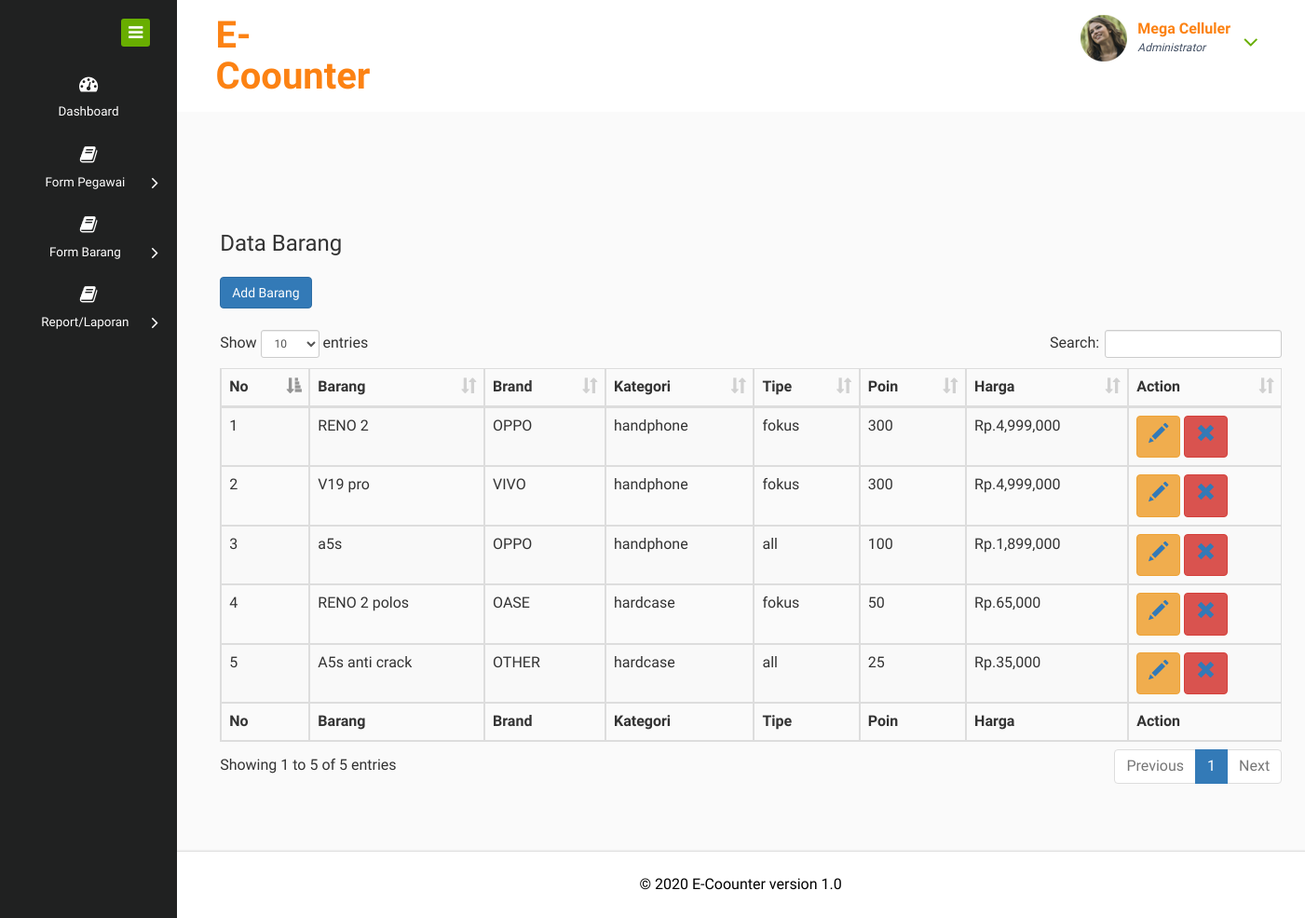
The app's page /index.php/admin/form_barang with its own data.
### tables this page shows
CREATE TABLE `barang` (
  `id_barang` int(11) NOT NULL,
  `barang` varchar(100) NOT NULL,
  `id_brand` int(11) NOT NULL,
  `id_kategori` int(11) NOT NULL,
  `harga` double NOT NULL,
  `tipe` varchar(12) NOT NULL,
  `poin` double NOT NULL
);

CREATE TABLE `brand` (
  `id_brand` int(11) NOT NULL,
  `brand` varchar(100) NOT NULL
);

CREATE TABLE `kategori` (
  `id_kategori` int(11) NOT NULL,
  `kategori` varchar(50) NOT NULL
);

### application/controllers/admin.php (called while the page is built, shortened)
<?php
class Admin extends CI_Controller {
	 function __construct(){
		$this->load->helper('url');
		$this->load->library('session');
		$this->load->model('admin_model');
	}
	public function form_barang()
		{
			$data['kategori']=$this->admin_model->get_all_kategori();
			$data['brand']=$this->admin_model->get_all_brand();
			$data['barang']=$this->admin_model->get_all_barang();
			$this->load->view('admin/barang',$data);
		}
}

### index.php (called while the page is built, shortened)
<?php
require_once BASEPATH.'core/CodeIgniter.php';

### application/models/Admin_model.php (called while the page is built, shortened)
<?php
class Admin_model extends CI_Model
{
public function get_all_kategori()
{
$this->db->from('kategori');
$query=$this->db->get();
return $query->result();
}
public function get_all_brand()
{
$this->db->from('brand');
$query=$this->db->get();
return $query->result();
}
public function get_all_barang()
{
$this->db->select('*');
$this->db->from('barang');
$this->db->join('kategori', 'kategori.id_kategori = barang.id_kategori','left');
$this->db->join('brand', 'brand.id_brand = barang.id_brand','left');
$this->db->order_by('kategori','ASC');
$query = $this->db->get();
return $query->result();
}
}

### application/views/admin/barang.php (the view, shortened to what this page needs)
<?php
	include	'head.php';
?>
	<div class="inner-block">
	<!DOCTYPE html>
<html>
    <head>
  </head>
  <body>
  <?php
  $table_11='table_id1';
  $add1='add_book1()';
  $edit_11='edit_book1';
  $delete_11='delete_book1';
  ?>
  <div class="container">
    <center>
</center>
    <h3>Data	Barang</h3>
    <br />
    <button class="btn btn-primary" onclick="<?php	echo	$add1;?>"> Add Barang</button>
    <br />
    <br />
    <table id="<?php	echo	$table_11;?>" class="table table-striped table-bordered" cellspacing="0" width="100%">
      <thead>
        <tr>
					<th>No</th>
					<th>Barang</th>
					<th>Brand</th>
					<th>Kategori</th>
					<th>Tipe</th>
					<th>Poin</th>
					<th>Harga</th>
          <th style="width:125px;">Action
          </p></th>
        </tr>
      </thead>
      <tbody>
				<?php
				$no=1;
				foreach($barang as $book){?>
				     <tr>
				         <td><?php echo $no++;?></td>
								 <td><?php echo $book->barang;?></td>
								<td><?php echo $book->brand;?></td>
								<td><?php echo $book->kategori;?></td>
								<td><?php echo $book->tipe;?></td>
									<td><?php echo $book->poin;?></td>
								<td>Rp.<?php echo number_format($book->harga);?></td>
								<td>
									<button class="btn btn-warning" onclick="<?php	echo	$edit_11;?>(<?php echo $book->id_barang;?>)"><i class="glyphicon glyphicon-pencil"></i></button>
									<button class="btn btn-danger" onclick="<?php	echo	$delete_11;?>(<?php echo $book->id_barang;?>)"><i class="glyphicon glyphicon-remove"></i></button>
								</td>
				      </tr>
				     <?php }?>
      </tbody>
      <tfoot>
        <tr>
					<th>No</th>
          <th>Barang</th>
          <th>Brand</th>
          <th>Kategori</th>
          <th>Tipe</th>
		   <th>Poin</th>
          <th>Harga</th>
          <th>Action</th>
        </tr>
      </tfoot>
    </table>
  </div>
  </body>
</html>
</div>
<?php
	include	'sidemenu.php';
?>

### records on screen
barang: barang "RENO 2", id_brand.brand "OPPO", id_kategori.kategori "handphone", tipe "fokus", poin "300", harga "4,999,000"
barang: barang "V19 pro", id_brand.brand "VIVO", id_kategori.kategori "handphone", tipe "fokus", poin "300", harga "4,999,000"
barang: barang "a5s", id_brand.brand "OPPO", id_kategori.kategori "handphone", tipe "all", poin "100", harga "1,899,000"
barang: barang "RENO 2 polos", id_brand.brand "OASE", id_kategori.kategori "hardcase", tipe "fokus", poin "50", harga "65,000"
barang: barang "A5s anti crack", id_brand.brand "OTHER", id_kategori.kategori "hardcase", tipe "all", poin "25", harga "35,000"
